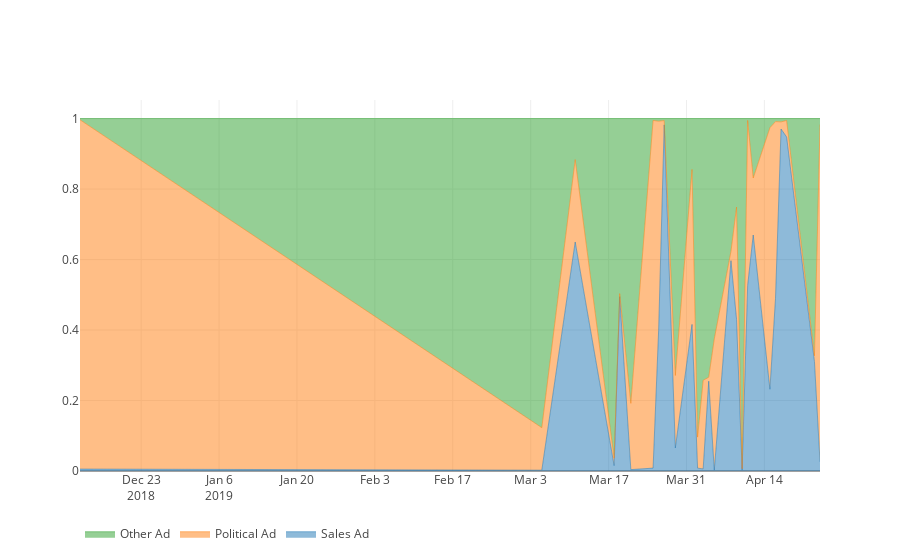

Source (notebook cell):
### Markdown cell above
# Sponsored Posts Topical Spread Before and After the Election

### Code cell
fig = go.Figure(data=data, layout=layout)
iplot(fig)
